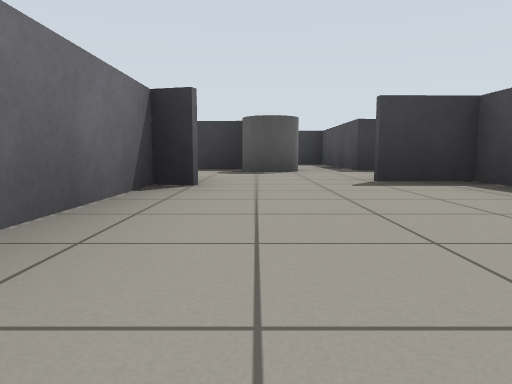
View 1 (above)

16 first-person views from a walk through a robot-simulator world made for Gazebo. The camera is 0.5 m above the floor, tilts 6° down and sees 70° across. The floor is counted in squares, 2 m on a side. Each view is taken from the middle of a square. On the plan, view 1 faces up. The plan holds only what a view shows up to about 9 squares ahead; the rest is blank.

View 2
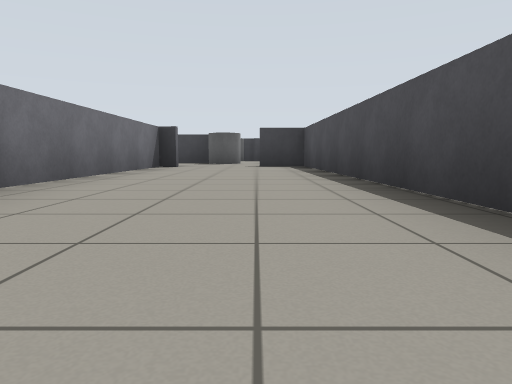

View 3
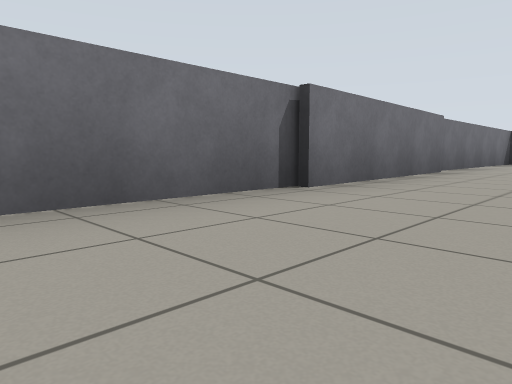

View 4
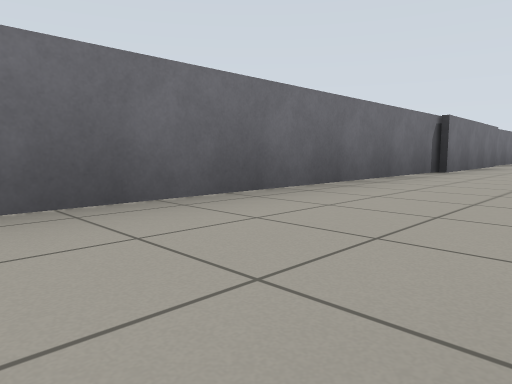

View 5
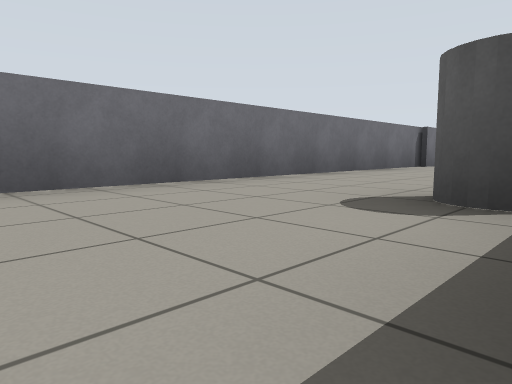

View 6
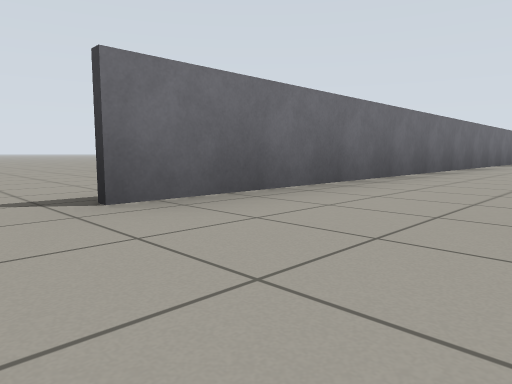

View 7
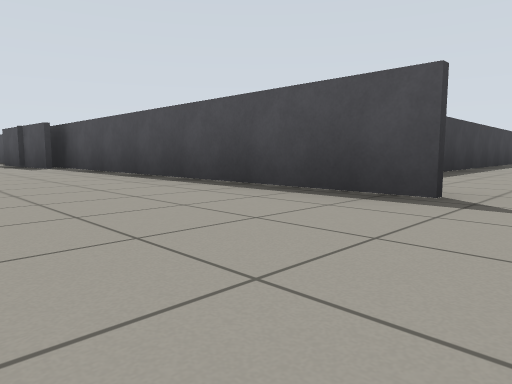

View 8
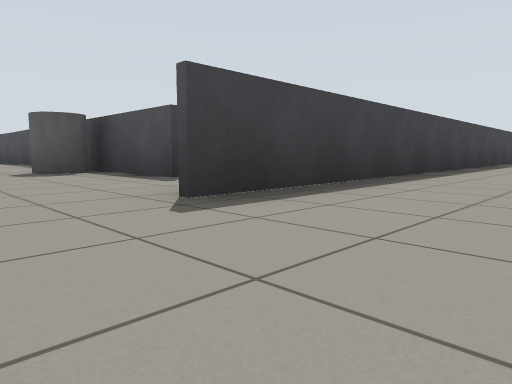

View 9
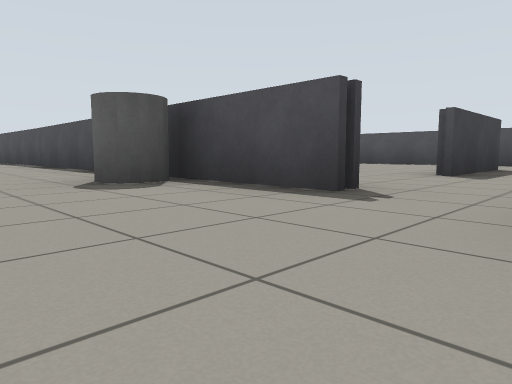

View 10
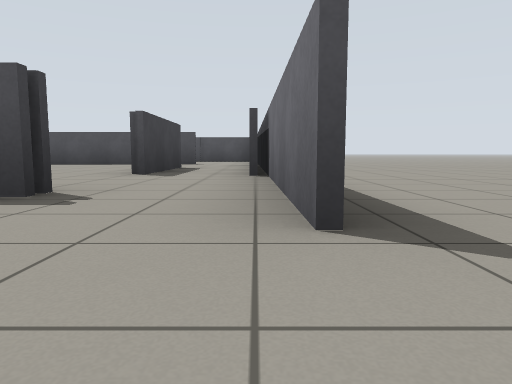

View 11
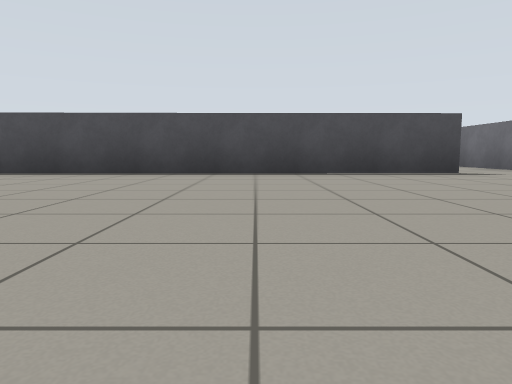

View 12
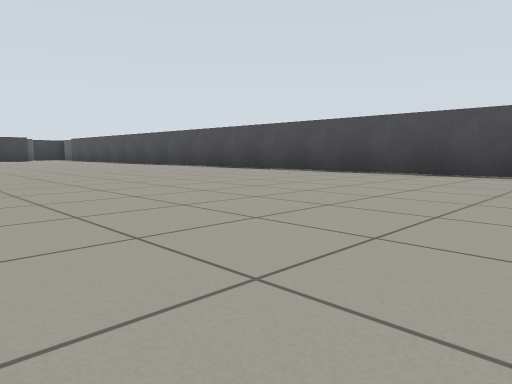

View 13
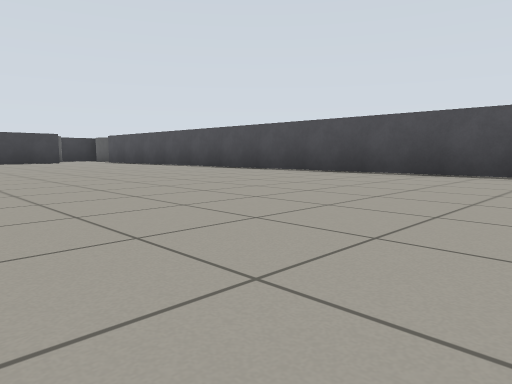

View 14
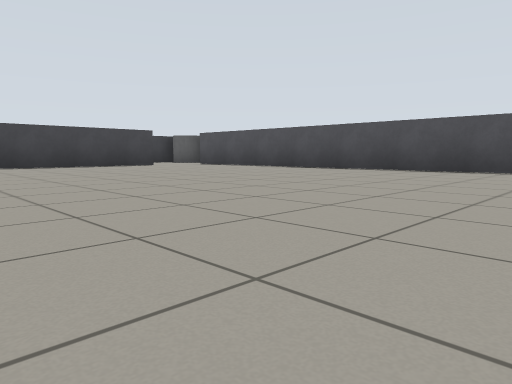

View 15
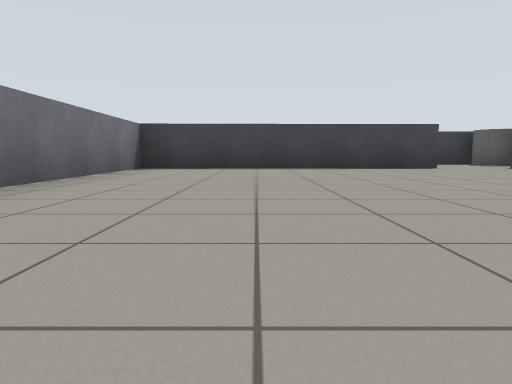

View 16
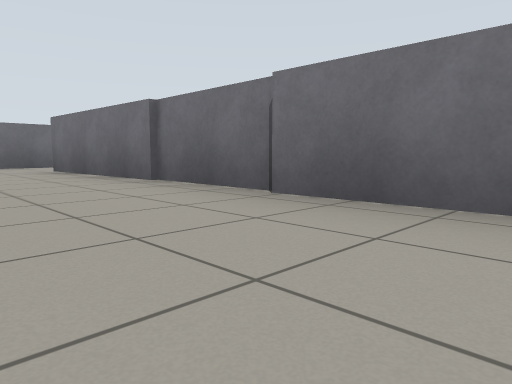

### Floor plan
Points are (right, up) in squares from view 1. A wall is a line through its corners. A room is listed if a view was taken in it or the views show most of it. See-through windows are left out.
Room 1 (views 1, 2, 3, 4, 5, 9, 10, 11, 12, 13, 14, 15, 16)
walls: (2.1, -4.9) (1.9, 3.4); (2.3, -6.3) (2.4, -11.8); (8.5, 1.3) (8.5, 3.5); (2.1, -7.6) (2.1, -4.8); (7.2, 3.3) (1.1, 3.2); (2, 3.2) (2.1, -0.4); (6.6, -11.7) (4.3, -11.7); (9.1, 5.5) (8.4, 5.5); (-0.8, 3) (-0.8, -13.4); (8.6, -11.7) (8.5, -0.5); (2.1, -11.7) (2.1, -9.3); (9.6, -13) (11.1, -13); (1.1, -13.2) (4.2, -13.1)
ways out: opening at (0.5, -13) to room 2; opening at (0.5, 3) to room 2; gap at (7, 3)
objects: grey cylinder (2, -10); grey cylinder (9, 5)
Room 2 (views 6, 8)
walls: (1.5, 5.6) (1.5, 8.2); (10.6, -13.1) (1.1, -13.3); (-0.8, -13.4) (-0.8, -14.4)
ways out: opening at (0.5, -13) to room 1; opening at (0.5, 3) to room 1; opening at (-1, -15) to room 3
objects: grey cylinder (0, 5) to (1, 5)
Room 3 (view 7)
walls: (-1.2, -8.4) (-1.3, -5.8); (-0.8, -14.4) (-0.9, -7.4)
ways out: opening at (-1, -15) to room 2

Where each view was taken, in squares from view 1:
view 1: 0 up, 0 right, facing up
view 2: 4 down, 1 right, facing up
view 3: 7 down, 1 right, facing up-left
view 4: 10 down, 1 right, facing up-left
view 5: 12 down, 2 right, facing up-left
view 6: 15 down, 1 right, facing up-left
view 7: 15 down, 3 left, facing up-right
view 8: 15 down, 0 right, facing up-right
view 9: 13 down, 0 right, facing up-right
view 10: 13 down, 0 right, facing right
view 11: 9 down, 4 right, facing right
view 12: 10 down, 4 right, facing up-right
view 13: 7 down, 4 right, facing up-right
view 14: 4 down, 3 right, facing up-right
view 15: 3 down, 4 right, facing up
view 16: 6 down, 4 right, facing down-left
